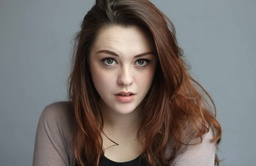
#> input picture test_1.jpg, 256 x 166 px, shrunk from 3000 x 1941 before the run
$ python cartoonifier.py -i test_1.jpg
#> lines starting #> are read from the running program, lines starting #| are printed output that depends on the picture; after the words box and inside, x2 and y2 are one past the last pixel; in counts of white or black regions, pixels touching at a corner belong together
### gaussian_kernel.py
import numpy as np

def gaussian_filter(size,sigma):
    if size % 2 == 0:
        size += 1

    max_point = size // 2
    min_point = -max_point

    K = np.zeros((size, size))  # kernel matrix
    for x in range(min_point, max_point + 1):
        for y in range(min_point, max_point + 1):
            value = (1 / (2 * np.pi * (sigma ** 2)) * np.exp((-(x ** 2 + y ** 2)) / (2 * (sigma ** 2))))
            K[x - min_point, y - min_point] = value
            #print(K)

    return K

### non_max_suppression.py
import numpy as np

def non_max_suppression(img, angle):
    M, N = img.shape
    Z = np.zeros((M,N), dtype=np.int32)
    angle[angle < 0] += 180


    for i in range(1,M-1):
        for j in range(1,N-1):
            try:
                q = 255
                r = 255

                if (0 <= angle[i,j] < 22.5) or (157.5 <= angle[i,j] <= 180):
                    q = img[i, j+1]
                    r = img[i, j-1]
                elif (22.5 <= angle[i,j] < 67.5):
                    q = img[i+1, j-1]
                    r = img[i-1, j+1]
                elif (67.5 <= angle[i,j] < 112.5):
                    q = img[i+1, j]
                    r = img[i-1, j]
                elif (112.5 <= angle[i,j] < 157.5):
                    q = img[i-1, j-1]
                    r = img[i+1, j+1]

                if (img[i,j] >= q) and (img[i,j] >= r):
                    Z[i,j] = img[i,j]
                else:
                    Z[i,j] = 0

            except IndexError as e:
                pass

    return Z

### double_threshold.py
import numpy as np


def threshold(img, lowThresholdRatio=0.05, highThresholdRatio=0.09):

    highThreshold = img.max() * highThresholdRatio;
    lowThreshold = highThreshold * lowThresholdRatio;

    M, N = img.shape
    res = np.zeros((M,N), dtype=np.int32)

    weak = np.int32(25)
    strong = np.int32(255)

    strong_i, strong_j = np.where(img >= highThreshold)
    zeros_i, zeros_j = np.where(img < lowThreshold)

    weak_i, weak_j = np.where((img <= highThreshold) & (img >= lowThreshold))

    res[strong_i, strong_j] = strong
    res[weak_i, weak_j] = weak

    return (res, weak, strong)

### edge_tracking.py
import numpy as np

def hysteresis(img, weak, strong=255):
    M, N = img.shape
    for i in range(1, M-1):
        for j in range(1, N-1):
            if (img[i,j] == weak):
                try:
                    if ((img[i+1, j-1] == strong) or (img[i+1, j] == strong) or (img[i+1, j+1] == strong)
                        or (img[i, j-1] == strong) or (img[i, j+1] == strong)
                        or (img[i-1, j-1] == strong) or (img[i-1, j] == strong) or (img[i-1, j+1] == strong)):
                        img[i, j] = strong
                    else:
                        img[i, j] = 0
                except IndexError as e:
                    pass
    return img

### edge_2.py
import cv2
import numpy as np

def edge_mask(img, line_size, blur_value):
  gray = cv2.cvtColor(img, cv2.COLOR_BGR2GRAY)
  #gray_blur = cv2.medianBlur(gray, blur_value)
  gray_blur = cv2.GaussianBlur(gray,(5,5),0)
  edges = cv2.adaptiveThreshold(gray_blur, 255, cv2.ADAPTIVE_THRESH_MEAN_C, cv2.THRESH_BINARY, line_size, blur_value)
  return edges

### bilateral_filter.py
import numpy as np
import cv2
import matplotlib.pyplot as plt
import time

# bilateral filter
# radius:size of the filter
# sigma_color: range
# sigma_space: spatial
# C: channel number
def bilateral_filter(image, radius, sigma_color, sigma_space):
    H, W = image.shape[0], image.shape[1]
    C = 1 if len(image.shape) == 2 else image.shape[2]
    image = image.reshape(H, W, C)
    output_image = image.copy()

    for i in range(radius, H - radius):
        for j in range(radius, W - radius):
            for k in range(C):
                weight_sum = 0.0
                pixel_sum = 0.0
                for x in range(-radius, radius + 1):
                    for y in range(-radius, radius + 1):
                        # spatial gaussian
                        spatial_weight = -(x ** 2 + y ** 2) / (2 * (sigma_space ** 2))
                        # brightness gaussian
                        color_weight = -(int(image[i][j][k]) - int(image[i + x][j + y][k])) ** 2 / (2 * (sigma_color ** 2))
                        #
                        weight = np.exp(spatial_weight + color_weight)
                        # total weight before normalization
                        weight_sum += weight
                        pixel_sum += (weight * image[i + x][j + y][k])
                # normalization
                value = pixel_sum / weight_sum
                output_image[i][j][k] = value
                print(output_image[i][j][k], '->', value)
    return output_image.astype(np.uint8)


# [31 lines that do not run on import are left out]

### cartoonifier.py
import cv2
import matplotlib.pyplot as plt
import numpy as np
import argparse
import time
from PIL import Image
from gaussian_kernel import gaussian_filter
from bilateral_filter import bilateral_filter
from non_max_suppression import non_max_suppression
from double_threshold import threshold
from edge_tracking import hysteresis
from edge_2 import edge_mask


def get_args():
    parser = argparse.ArgumentParser(description='Image Cartoonifier')
    parser.add_argument('--image', '-i', default='image.png', metavar='FILE', help='Specify the image that will be cartoonized')
    parser.add_argument('--output', '-o', default='image.png', metavar='FILE', help='Specify the cartoonized image output name and location')
    return parser.parse_args()
#read image

if __name__ == '__main__':
    args = get_args()
    image = args.image
    out_image = args.output
    #print(image)
    image = cv2.imread(f'{image}',1)
#> image is the input picture: shape (166, 256, 3); mean B, G, R 108.1, 110.9, 116.8
    #cv2.imshow('original',image)

    #resize image
    scale_percent = 20 # percent of original size
    width = int(image.shape[1] * scale_percent / 100)
#> width = 51
    height = int(image.shape[0] * scale_percent / 100)
#> height = 33
    dim = (width, height)
#> dim = (51, 33)
    resized = cv2.resize(image, dim, interpolation = cv2.INTER_AREA)
    gray_img = cv2.cvtColor(resized, cv2.COLOR_BGR2GRAY)

    #gaussian filter
    gaussian_kernel = gaussian_filter(11,1)
    gaussian_blur = cv2.filter2D(gray_img,-1,gaussian_kernel)
    gaussian_blur = np.float64(gaussian_blur)

    #sobel filter
    horizon_kernel = np.array([[-1,0,1],[-2,0,2],[-1,0,1]],np.float64)
    vertical_kernel = np.array([[1,2,1],[0,0,0],[-1,-2,-1]],np.float64)
    horizon_conv = cv2.filter2D(gaussian_blur,-1,horizon_kernel)
    vertical_conv = cv2.filter2D(gaussian_blur,-1,vertical_kernel)
    gradient_mag = np.hypot(horizon_conv,vertical_conv)
    gradient_mag = gradient_mag/gradient_mag.max() * 255
    gradient_theta = np.rad2deg(np.arctan2(vertical_conv,horizon_conv))
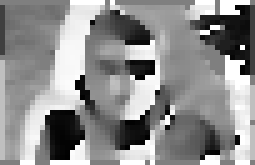
#> gradient_theta: shape (33, 51) float64 (shown 5 times larger); min -179.3, max 180, mean 20.6; drawn with min black and max white

    #nms
    gradient_nms = non_max_suppression(gradient_mag,gradient_theta)
#> in non_max_suppression, `angle[angle < 0] += 180`:
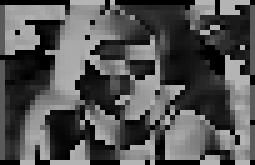
#> angle: shape (33, 51) float64 (shown 5 times larger); min 0, max 180, mean 83.2
#> after the loop in non_max_suppression, `for i in range(1,M-1):`:
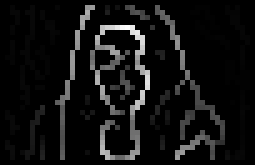
#> Z: shape (33, 51) int32 (shown 5 times larger); min 0, max 255, mean 16.8

    #double threshold
    non,weak,strong = threshold(gradient_nms)
#> in threshold, `highThreshold = img.max() * highThresholdRatio;`: highThreshold = 22.95
#> in threshold, `lowThreshold = highThreshold * lowThresholdRatio;`: lowThreshold = 1.15
#> in threshold, `strong_i, strong_j = np.where(img >= highThreshold)`: strong_i = 244 values from 1 to 31; strong_j = 244 values, max 44 at index 177, min 6 at index 168, mean 25.77
#> in threshold, `zeros_i, zeros_j = np.where(img < lowThreshold)`: zeros_i = 1261 values from 0 to 32; zeros_j = 1261 values, max 50 at index 50, min 0 at index 0, mean 24.79
#> in threshold, `weak_i, weak_j = np.where((img <= highThreshold) & (img >= lowThreshol..`: weak_i = 178 values from 1 to 31; weak_j = 178 values, max 49 at index 61, min 1 at index 79, mean 25.41
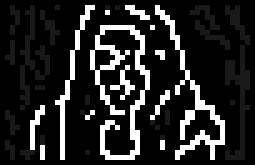
#> non: shape (33, 51) int32 (shown 5 times larger); min 0, max 255, mean 39.6
#> weak = 25; strong = 255

    #edge tracking by hysteresis
    edge = hysteresis(non,weak,strong=255)
#> after the loop in hysteresis, `for i in range(1, M-1):`:
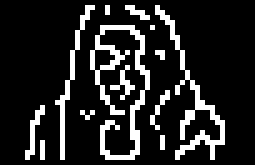
#> img: shape (33, 51) int32 (shown 5 times larger); 15% white in thin lines or dots, all inside (x1, y1, x2, y2) = (5, 1, 45, 32)
    edge = np.array(edge,dtype=np.uint8)
    (thresh, im_bw) = cv2.threshold(edge, 128, 255, cv2.THRESH_BINARY | cv2.THRESH_OTSU)
#> thresh = 0
    edge = cv2.bitwise_not(im_bw) #reverse 0 and 255

    #different edge
    line_size = 7
    blur_value = 7
    edge_2 = edge_mask(resized, line_size, blur_value)
#> in edge_mask, `edges = cv2.adaptiveThreshold(gray_blur, 255, cv2.ADAPTIVE_THRESH_MEAN..`:
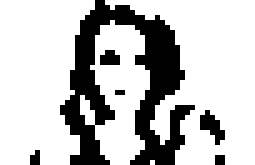
#> edges: shape (33, 51) (shown 5 times larger); 75.3% white; 6 black regions (5 under 20 px), largest, box (x1, y1, x2, y2) and area: (12, 0, 39, 33) 376
    #bilateral filter on original image
    start = time.time()
    mat = bilateral_filter(resized,radius=5,sigma_color=15,sigma_space=10)
#> the loop in bilateral_filter, `for i in range(radius, H - radius):` made 23 passes
#> (printed output is left out)
    end = time.time()
    print('processing time = {} min {} s'.format(int((end - start) / 60), int((end - start) % 60)))
    cv2.imwrite('/home/will/cv_course/bf_2.png',mat)
    #bitwise_and operation
    cartoon=cv2.bitwise_and(mat,mat,mask=edge)
    cartoon_2 = cv2.bitwise_and(mat,mat,mask=edge_2)
    #cv2.imwrite(f'{out_image}',cartoon)

    # cv2.waitKey(0)
    # cv2.destroyAllWindows()
    plt.figure(figsize=(10, 10))
    plt.suptitle('Cartoonifier')
    plt.subplot(2, 2, 1), plt.title('Original Image')
    plt.imshow(cv2.cvtColor(resized, cv2.COLOR_BGR2RGB)), plt.axis('off')
    plt.subplot(2, 2, 2), plt.title('my bilateral filter')
    plt.imshow(cv2.cvtColor(mat, cv2.COLOR_BGR2RGB)), plt.axis('off')
    plt.subplot(2, 2, 3), plt.title('Cartoonized with Canny')
    plt.imshow(cv2.cvtColor(cartoon, cv2.COLOR_BGR2RGB)), plt.axis('off')
    plt.subplot(2, 2, 4), plt.title('Cartoonized with AdaptiveThreshold')
    plt.imshow(cv2.cvtColor(cartoon_2, cv2.COLOR_BGR2RGB)), plt.axis('off')

    plt.show()
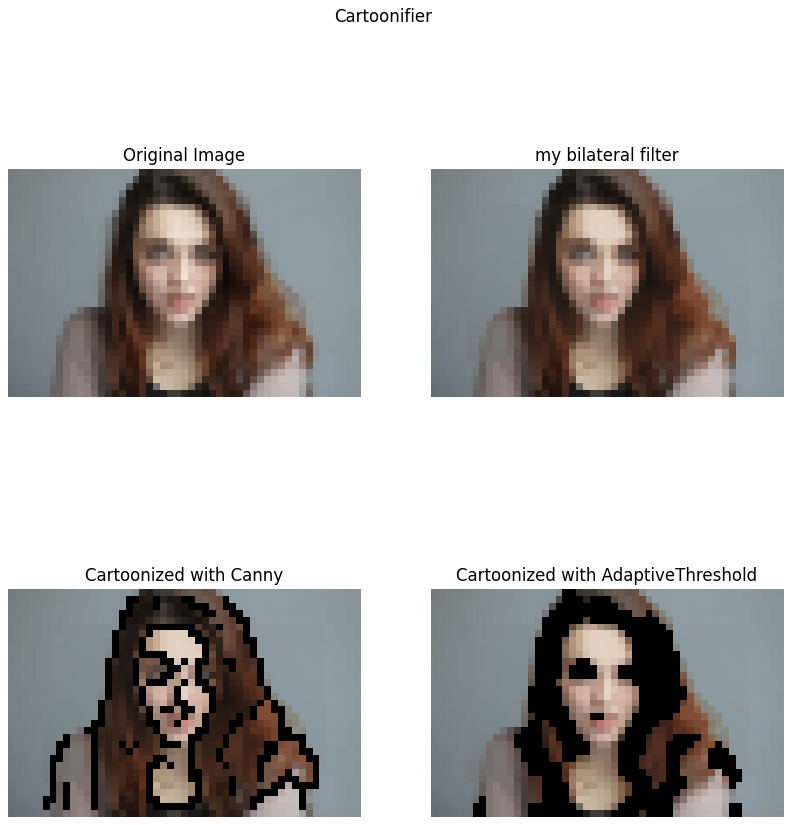
#> figure drawn by matplotlib, 4 panels
